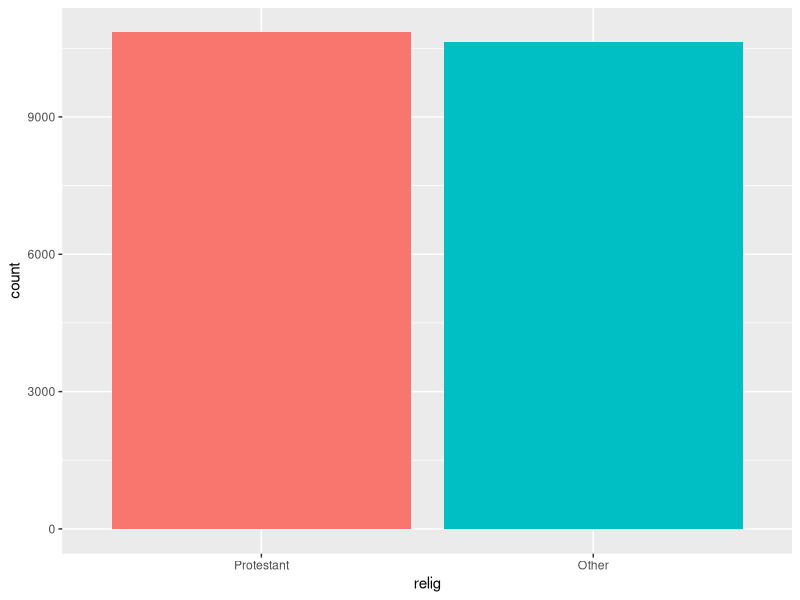
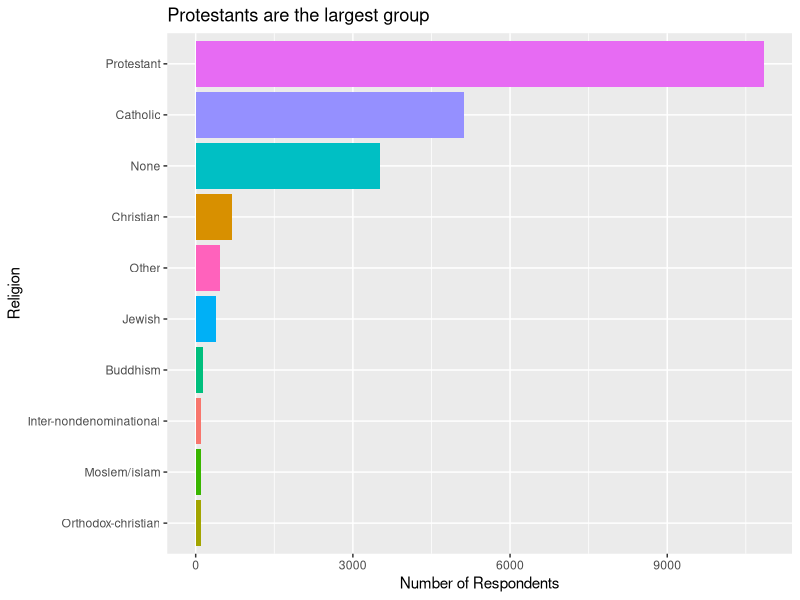

Write the R code that produced these figures, in order.
## ---- chunk 1
knitr::opts_chunk$set(echo = TRUE)
# Load libraries
library(tidyverse)
library(forcats)
## ---- chunk 2
gss_cat %>%
  mutate(relig = fct_lump(relig)) %>%
  ggplot(aes(relig, fill = relig)) +
  geom_bar(show.legend = FALSE)
## ---- chunk 3
gss_cat %>%
  mutate(relig = fct_lump(relig, n = 10)) %>%
  ggplot(aes(relig %>% fct_infreq() %>% fct_rev(), fill = relig)) +
  geom_bar(show.legend = FALSE) +
  coord_flip() +
  labs(
    title = "Protestants are the largest group",
    x = "Religion",
    y = "Number of Respondents"
  )
